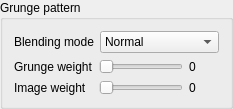
    <widget class="QGroupBox" name="groupBoxGrungeImageSettings">
     <property name="title">
      <string>Grunge pattern</string>
     </property>
     <property name="flat">
      <bool>true</bool>
     </property>
     <layout class="QVBoxLayout" name="verticalLayout_32">
      <item>
       <layout class="QFormLayout" name="formLayout_2">
        <item row="0" column="0">
         <widget class="QLabel" name="labelGrungeBlendingMode">
          <property name="text">
           <string>Blending mode</string>
          </property>
         </widget>
        </item>
        <item row="0" column="1">
         <widget class="QComboBox" name="comboBoxGrungeBlendingMode">
          <property name="toolTip">
           <string>&lt;html&gt;&lt;head/&gt;&lt;body&gt;&lt;p&gt;Blending modes are same as in GIMP program.&lt;/p&gt;&lt;/body&gt;&lt;/html&gt;</string>
          </property>
          <item>
           <property name="text">
            <string>Normal</string>
           </property>
          </item>
          <item>
           <property name="text">
            <string>Muliply</string>
           </property>
          </item>
          <item>
           <property name="text">
            <string>Add</string>
           </property>
          </item>
          <item>
           <property name="text">
            <string>Subtract</string>
           </property>
          </item>
          <item>
           <property name="text">
            <string>Difference</string>
           </property>
          </item>
          <item>
           <property name="text">
            <string>Divide</string>
           </property>
          </item>
          <item>
           <property name="text">
            <string>Screen</string>
           </property>
          </item>
          <item>
           <property name="text">
            <string>Overlay</string>
           </property>
          </item>
          <item>
           <property name="text">
            <string>Dodge</string>
           </property>
          </item>
          <item>
           <property name="text">
            <string>Burn</string>
           </property>
          </item>
          <item>
           <property name="text">
            <string>Darken Only</string>
           </property>
          </item>
          <item>
           <property name="text">
            <string>Lighten Only</string>
           </property>
          </item>
         </widget>
        </item>
       </layout>
      </item>
      <item>
       <layout class="QGridLayout" name="gridLayout_26">
        <item row="0" column="2">
         <widget class="QLabel" name="label_33">
          <property name="minimumSize">
           <size>
            <width>30</width>
            <height>0</height>
           </size>
          </property>
          <property name="text">
           <string>0</string>
          </property>
         </widget>
        </item>
        <item row="0" column="1">
         <widget class="QSlider" name="horizontalSliderGrungeImageWeight">
          <property name="toolTip">
           <string>&lt;html&gt;&lt;head/&gt;&lt;body&gt;&lt;p&gt;This is blending factor for grunge image. 0 - no grunge.&lt;/p&gt;&lt;/body&gt;&lt;/html&gt;</string>
          </property>
          <property name="maximum">
           <number>100</number>
          </property>
          <property name="pageStep">
           <number>0</number>
          </property>
          <property name="orientation">
           <enum>Qt::Horizontal</enum>
          </property>
         </widget>
        </item>
        <item row="0" column="0">
         <widget class="QLabel" name="label_30">
          <property name="text">
           <string>Grunge weight</string>
          </property>
         </widget>
        </item>
        <item row="1" column="0">
         <widget class="QLabel" name="labelGrungeImageWeight">
          <property name="text">
           <string>Image weight</string>
          </property>
         </widget>
        </item>
        <item row="1" column="1">
         <widget class="QSlider" name="horizontalSliderGrungeMainImageWeight">
          <property name="toolTip">
           <string>&lt;html&gt;&lt;head/&gt;&lt;body&gt;&lt;p&gt;This is blending factor for this image. 0 - no grunge.&lt;/p&gt;&lt;/body&gt;&lt;/html&gt;</string>
          </property>
          <property name="maximum">
           <number>100</number>
          </property>
          <property name="pageStep">
           <number>0</number>
          </property>
          <property name="orientation">
           <enum>Qt::Horizontal</enum>
          </property>
         </widget>
        </item>
        <item row="1" column="2">
         <widget class="QLabel" name="labelGrungeImageWeight2">
          <property name="text">
           <string>0</string>
          </property>
         </widget>
        </item>
       </layout>
      </item>
     </layout>
    </widget>
